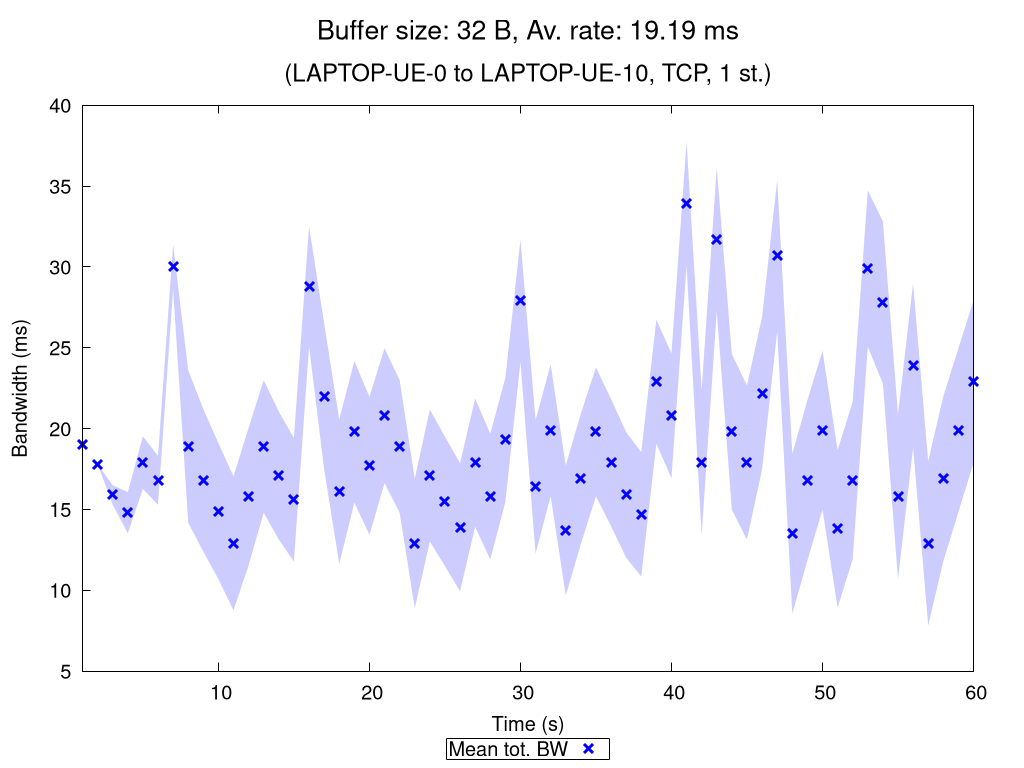

Generate this figure with gnuplot:
set terminal pngcairo nocrop enhanced size 1024,768 font "Verdana,15"
set output "TCP_1_st_2020_11_06_01-17-22_one2two_00032B.png"

set title "{/=20 Buffer size: 32 B, Av. rate: 19.19 ms}\n\n{/=18 (LAPTOP-UE-0 to LAPTOP-UE-10, TCP, 1 st.)}"

set xlabel "Time (s)"
set ylabel "Bandwidth (ms)"
set ytics nomirror
set key bmargin center horizontal box samplen 1 width -1
set bmargin 4.6
set rmargin 4.5

rf = 1.0  # rate factor
set style fill transparent solid 0.2 noborder
set autoscale xfix
plot "TCP_1_st_2020_11_06_01-17-22_one2two_00032B_iperf_processed.dat" using 1:($2/rf-$3/rf):($2/rf+$3/rf) with filledcurves lc rgb "blue" notitle, \
     "" using 1:($2/rf) with points pt 2 ps 1.5 lw 3 lc rgb "blue" title "Mean tot. BW", \
